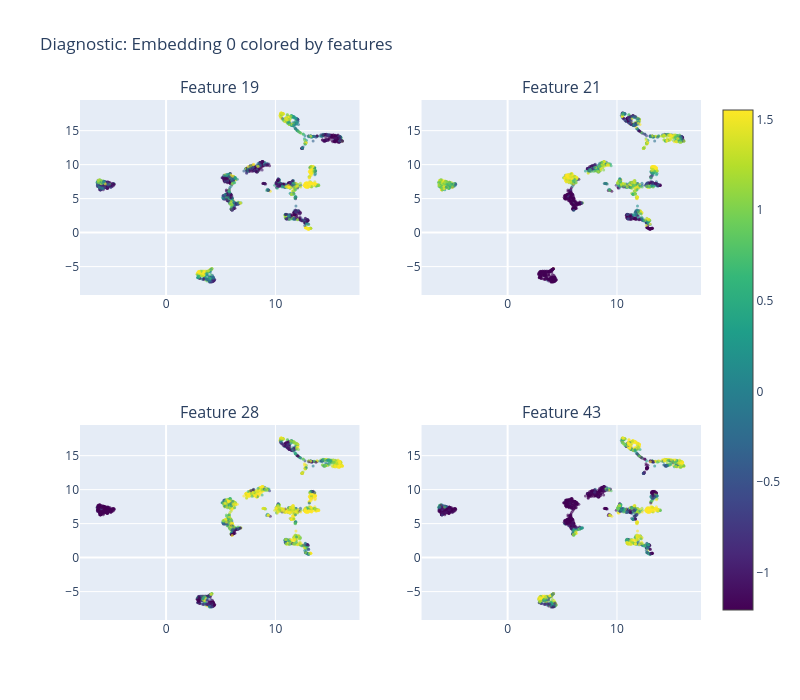

Notebook code cell kept with this figure:
### Code cell
# --- Diagnostic plots ---
print("\n" + "=" * 50)
print("7. DIAGNOSTIC PLOTS (colored by features)")
print("=" * 50)
validator.draw_diagnostic(embedding_idx=0, feature_indices=[19, 21, 28, 43]);

### Figure 1 — Plotly figure (JSON) as saved in the notebook; plotly's stock layout.template omitted (floating-point values rounded to 4 significant figures; data arrays with more than 128 entries replaced by an {"elided": "..."} marker saying what was removed)
{"data": [{"hovertemplate": "Feature 19: %{marker.color:.2f}<extra></extra>", "marker": {"color": {"elided": "1797 float values"}, "colorscale": [[0, "#440154"], [0.1111, "#482878"], [0.2222, "#3e4989"], [0.3333, "#31688e"], [0.4444, "#26828e"], [0.5556, "#1f9e89"], [0.6667, "#35b779"], [0.7778, "#6ece58"], [0.8889, "#b5de2b"], [1, "#fde725"]], "opacity": 0.6, "showscale": true, "size": 3}, "mode": "markers", "type": "scatter", "x": {"elided": "1797 float values"}, "xaxis": "x", "y": {"elided": "1797 float values"}, "yaxis": "y"}, {"hovertemplate": "Feature 21: %{marker.color:.2f}<extra></extra>", "marker": {"color": {"elided": "1797 float values"}, "colorscale": [[0, "#440154"], [0.1111, "#482878"], [0.2222, "#3e4989"], [0.3333, "#31688e"], [0.4444, "#26828e"], [0.5556, "#1f9e89"], [0.6667, "#35b779"], [0.7778, "#6ece58"], [0.8889, "#b5de2b"], [1, "#fde725"]], "opacity": 0.6, "showscale": false, "size": 3}, "mode": "markers", "type": "scatter", "x": {"elided": "1797 float values"}, "xaxis": "x2", "y": {"elided": "1797 float values"}, "yaxis": "y2"}, {"hovertemplate": "Feature 28: %{marker.color:.2f}<extra></extra>", "marker": {"color": {"elided": "1797 float values"}, "colorscale": [[0, "#440154"], [0.1111, "#482878"], [0.2222, "#3e4989"], [0.3333, "#31688e"], [0.4444, "#26828e"], [0.5556, "#1f9e89"], [0.6667, "#35b779"], [0.7778, "#6ece58"], [0.8889, "#b5de2b"], [1, "#fde725"]], "opacity": 0.6, "showscale": false, "size": 3}, "mode": "markers", "type": "scatter", "x": {"elided": "1797 float values"}, "xaxis": "x3", "y": {"elided": "1797 float values"}, "yaxis": "y3"}, {"hovertemplate": "Feature 43: %{marker.color:.2f}<extra></extra>", "marker": {"color": {"elided": "1797 float values"}, "colorscale": [[0, "#440154"], [0.1111, "#482878"], [0.2222, "#3e4989"], [0.3333, "#31688e"], [0.4444, "#26828e"], [0.5556, "#1f9e89"], [0.6667, "#35b779"], [0.7778, "#6ece58"], [0.8889, "#b5de2b"], [1, "#fde725"]], "opacity": 0.6, "showscale": false, "size": 3}, "mode": "markers", "type": "scatter", "x": {"elided": "1797 float values"}, "xaxis": "x4", "y": {"elided": "1797 float values"}, "yaxis": "y4"}], "layout": {"annotations": [{"font": {"size": 16}, "showarrow": false, "text": "Feature 19", "x": 0.225, "xanchor": "center", "xref": "paper", "y": 1, "yanchor": "bottom", "yref": "paper"}, {"font": {"size": 16}, "showarrow": false, "text": "Feature 21", "x": 0.775, "xanchor": "center", "xref": "paper", "y": 1, "yanchor": "bottom", "yref": "paper"}, {"font": {"size": 16}, "showarrow": false, "text": "Feature 28", "x": 0.225, "xanchor": "center", "xref": "paper", "y": 0.375, "yanchor": "bottom", "yref": "paper"}, {"font": {"size": 16}, "showarrow": false, "text": "Feature 43", "x": 0.775, "xanchor": "center", "xref": "paper", "y": 0.375, "yanchor": "bottom", "yref": "paper"}], "height": 700, "showlegend": false, "title": {"text": "Diagnostic: Embedding 0 colored by features"}, "width": 800, "xaxis": {"anchor": "y", "domain": [0, 0.45]}, "xaxis2": {"anchor": "y2", "domain": [0.55, 1]}, "xaxis3": {"anchor": "y3", "domain": [0, 0.45]}, "xaxis4": {"anchor": "y4", "domain": [0.55, 1]}, "yaxis": {"anchor": "x", "domain": [0.625, 1]}, "yaxis2": {"anchor": "x2", "domain": [0.625, 1]}, "yaxis3": {"anchor": "x3", "domain": [0, 0.375]}, "yaxis4": {"anchor": "x4", "domain": [0, 0.375]}}}
